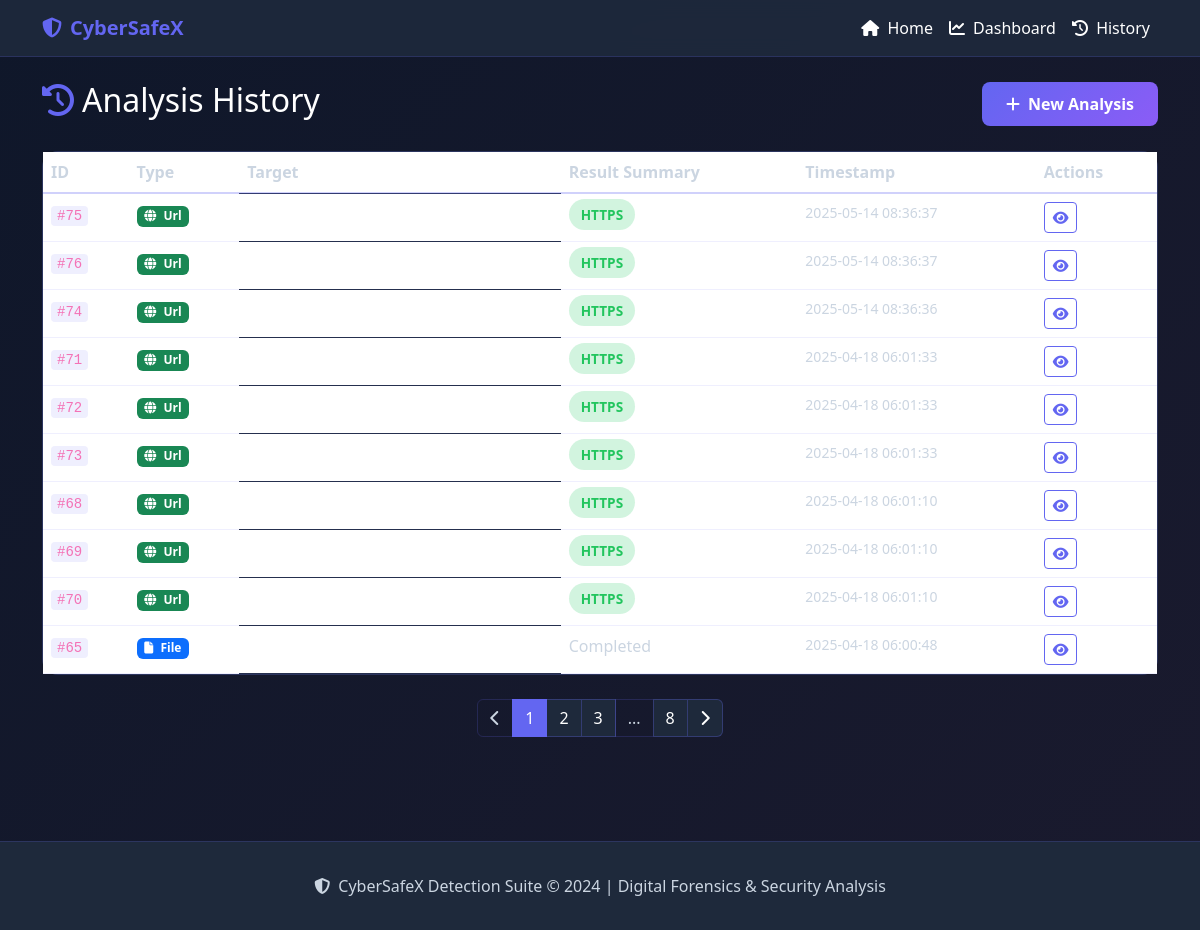
Before: /history with the older database file.
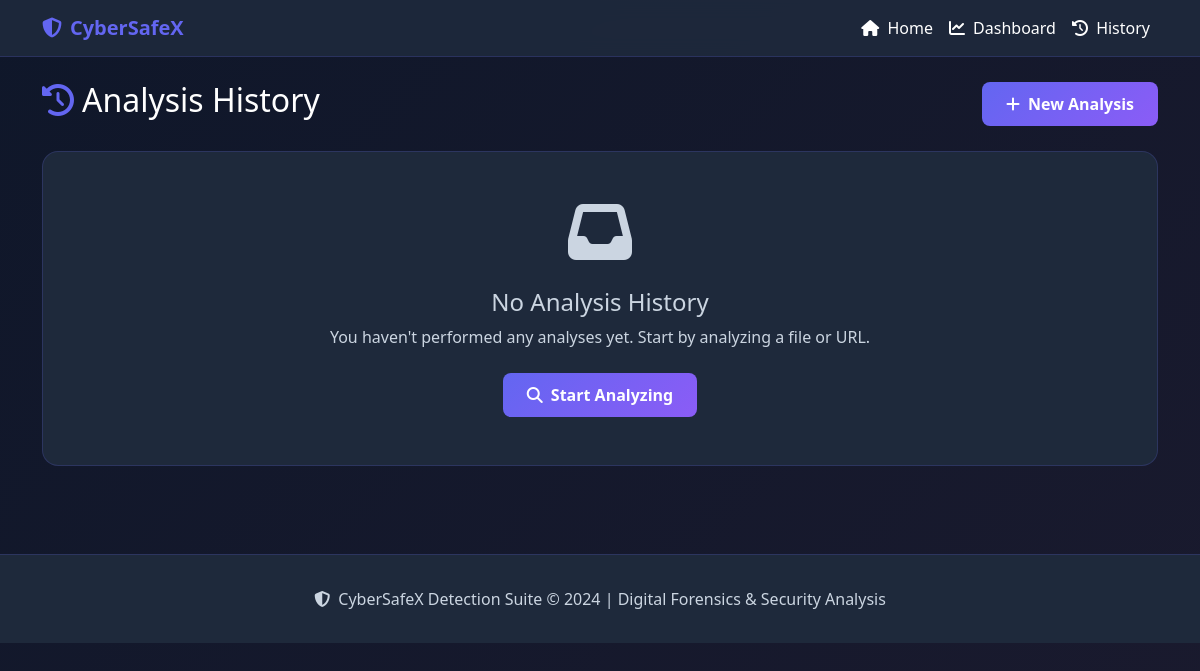
After: the same page with the newer database file.
### tables this page shows
CREATE TABLE analysis_history (
                id INTEGER PRIMARY KEY AUTOINCREMENT,
                type TEXT NOT NULL,
                target TEXT NOT NULL,
                result TEXT NOT NULL,
                timestamp DATETIME DEFAULT CURRENT_TIMESTAMP
            );

### app.py (the view)
@app.route('/history')
def history():
    page = request.args.get('page', 1, type=int)
    per_page = 10
    with sqlite3.connect('forensics.db') as conn:
        c = conn.cursor()
        c.execute('SELECT COUNT(*) FROM analysis_history')
        total = c.fetchone()[0]
        offset = (page - 1) * per_page
        c.execute('''
            SELECT id, type, target, result, timestamp
            FROM analysis_history
            ORDER BY timestamp DESC
            LIMIT ? OFFSET ?
        ''', (per_page, offset))
        analyses = [{
            'id': row[0],
            'type': row[1],
            'target': row[2],
            'result': json.loads(row[3]),
            'timestamp': row[4]
        } for row in c.fetchall()]
    total_pages = (total + per_page - 1) // per_page
    return render_template('history.html',
                         analyses=analyses,
                         page=page,
                         total_pages=total_pages)

### templates/history.html (shortened to what this page needs)
{% extends "base.html" %}
{% block content %}
<div class="d-flex justify-content-between align-items-center mb-4">
    <h2><i class="fas fa-history me-2 text-primary"></i>Analysis History</h2>
    <a href="/" class="btn btn-primary">
        <i class="fas fa-plus me-2"></i>New Analysis
    </a>
</div>
{% if analyses %}
<div class="card">
    <div class="card-body p-0">
        <div class="table-responsive">
            <table class="table table-hover mb-0">
                <thead>
                    <tr>
                        <th>ID</th>
                        <th>Type</th>
                        <th>Target</th>
                        <th>Result Summary</th>
                        <th>Timestamp</th>
                        <th>Actions</th>
                    </tr>
                </thead>
                <tbody>
                    {% for analysis in analyses %}
                    <tr>
                        <td><code>#{{ analysis.id }}</code></td>
                        <td>
                            <span class="badge bg-{{ 'primary' if analysis.type == 'file' else 'success' }}">
                                <i class="fas fa-{{ 'file' if analysis.type == 'file' else 'globe' }} me-1"></i>
                                {{ analysis.type|capitalize }}
                            </span>
                        </td>
                        <td class="text-truncate" style="max-width: 200px;" title="{{ analysis.target }}">
                        </td>
                        <td>
                            {% if analysis.result %}
                                {% if analysis.result.security %}
                                    {% set risk = analysis.result.security.risk_level or 'unknown' %}
                                    <span class="status-badge status-{{ 'clean' if risk == 'low' else ('warning' if risk == 'medium' else 'suspicious') }}">
                                        {{ risk|upper }}
                                    </span>
                                {% elif analysis.result.security_info %}
                                    {% set https = analysis.result.security_info.https %}
                                    <span class="status-badge status-{{ 'clean' if https else 'warning' }}">
                                        {{ 'HTTPS' if https else 'HTTP' }}
                                    </span>
                                {% else %}
                                    <span class="text-muted">Completed</span>
                                {% endif %}
                            {% else %}
                                <span class="text-muted">N/A</span>
                            {% endif %}
                        </td>
                        <td class="text-muted small">{{ analysis.timestamp }}</td>
                        <td>
                            <button class="btn btn-sm btn-outline-primary" onclick="viewDetails({{ analysis.id }}, {{ analysis.result | tojson | e }})">
                                <i class="fas fa-eye"></i>
                            </button>
                        </td>
                    </tr>
                    {% endfor %}
                </tbody>
            </table>
        </div>
    </div>
</div>
{% if total_pages > 1 %}
<nav class="mt-4">
    <ul class="pagination justify-content-center">
        <li class="page-item {{ 'disabled' if page == 1 else '' }}">
            <a class="page-link" href="?page={{ page - 1 }}">
                <i class="fas fa-chevron-left"></i>
            </a>
        </li>
        {% for p in range(1, total_pages + 1) %}
            {% if p == page %}
                <li class="page-item active"><span class="page-link">{{ p }}</span></li>
            {% elif p == 1 or p == total_pages or (p >= page - 2 and p <= page + 2) %}
                <li class="page-item"><a class="page-link" href="?page={{ p }}">{{ p }}</a></li>
            {% elif p == page - 3 or p == page + 3 %}
                <li class="page-item disabled"><span class="page-link">...</span></li>
            {% endif %}
        {% endfor %}
        <li class="page-item {{ 'disabled' if page == total_pages else '' }}">
            <a class="page-link" href="?page={{ page + 1 }}">
                <i class="fas fa-chevron-right"></i>
            </a>
        </li>
    </ul>
</nav>
{% endif %}
{% else %}
<div class="card">
    <div class="card-body text-center py-5">
        <i class="fas fa-inbox fa-4x text-muted mb-4"></i>
        <h4 class="text-muted">No Analysis History</h4>
        <p class="text-muted mb-4">You haven't performed any analyses yet. Start by analyzing a file or URL.</p>
        <a href="/" class="btn btn-primary">
            <i class="fas fa-search me-2"></i>Start Analyzing
        </a>
    </div>
</div>
{% endif %}
{% endblock %}

### templates/base.html (shortened to what this page needs)
<!DOCTYPE html>
<html lang="en">
<head>
    <link href="https://cdn.jsdelivr.net/npm/bootstrap@5.3.2/dist/css/bootstrap.min.css" rel="stylesheet">
    <link rel="stylesheet" href="https://cdnjs.cloudflare.com/ajax/libs/font-awesome/6.4.2/css/all.min.css">
</head>
<body>
    <nav class="navbar navbar-expand-lg navbar-dark sticky-top">
        <div class="container">
            <a class="navbar-brand" href="/">
                <i class="fas fa-shield-alt me-2"></i>CyberSafeX
            </a>
            <div class="collapse navbar-collapse" id="navbarNav">
                <ul class="navbar-nav ms-auto">
                    <li class="nav-item">
                        <a class="nav-link" href="/"><i class="fas fa-home me-1"></i> Home</a>
                    </li>
                    <li class="nav-item">
                        <a class="nav-link" href="/dashboard"><i class="fas fa-chart-line me-1"></i> Dashboard</a>
                    </li>
                    <li class="nav-item">
                        <a class="nav-link" href="/history"><i class="fas fa-history me-1"></i> History</a>
                    </li>
                </ul>
            </div>
        </div>
    </nav>
    <main class="container py-4">
        {% block content %}{% endblock %}
    </main>
    <footer>
        <div class="container text-center">
            <p class="text-muted mb-0">
                <i class="fas fa-shield-alt me-1"></i> CyberSafeX Detection Suite &copy; 2024 | Digital Forensics & Security Analysis
            </p>
        </div>
    </footer>
</body>
</html>

### templates/base.html (style rules this page uses)
:root { --primary-color: #6366f1; --secondary-color: #1e293b; --accent-color: #22c55e; --danger-color: #ef4444; --warning-color: #f59e0b; --bg-dark: #0f172a; --bg-card: #1e293b; --text-light: #ffffff; --text-muted: #cbd5e1; }
body { background: linear-gradient(135deg, var(--bg-dark) 0%, #1a1a2e 100%); color: var(--text-light); min-height: 100vh; font-family: 'Segoe UI', Tahoma, Geneva, Verdana, sans-serif; }
p, span, div, li, td, th, label, h1, h2, h3, h4, h5, h6 { color: var(--text-light); }
.text-muted { color: var(--text-muted) !important; }
.navbar { background: rgba(30, 41, 59, 0.95) !important; backdrop-filter: blur(10px); border-bottom: 1px solid rgba(99, 102, 241, 0.2); }
.navbar-brand { font-weight: 700; color: var(--primary-color) !important; }
.nav-link { color: var(--text-light) !important; transition: color 0.3s; }
.card { background: var(--bg-card); border: 1px solid rgba(99, 102, 241, 0.2); border-radius: 16px; transition: transform 0.3s, box-shadow 0.3s; }
.card-body { color: var(--text-light); }
.btn-primary { background: linear-gradient(135deg, var(--primary-color), #8b5cf6); border: none; border-radius: 8px; padding: 10px 24px; font-weight: 600; transition: all 0.3s; color: #ffffff; }
footer { background: var(--bg-card); border-top: 1px solid rgba(99, 102, 241, 0.2); padding: 2rem 0; margin-top: 4rem; }
footer p { color: var(--text-muted); }
a { color: var(--primary-color); }
.text-primary { color: var(--primary-color) !important; }

Changed rows visible on the page:
removed analysis_history: id "75", type "Url", value "HTTPS", timestamp "2025-05-14 08:36:37"
removed analysis_history: id "76", type "Url", value "HTTPS", timestamp "2025-05-14 08:36:37"
removed analysis_history: id "74", type "Url", value "HTTPS", timestamp "2025-05-14 08:36:36"
removed analysis_history: id "71", type "Url", value "HTTPS", timestamp "2025-04-18 06:01:33"
removed analysis_history: id "72", type "Url", value "HTTPS", timestamp "2025-04-18 06:01:33"
removed analysis_history: id "73", type "Url", value "HTTPS", timestamp "2025-04-18 06:01:33"
removed analysis_history: id "68", type "Url", value "HTTPS", timestamp "2025-04-18 06:01:10"
removed analysis_history: id "69", type "Url", value "HTTPS", timestamp "2025-04-18 06:01:10"
removed analysis_history: id "70", type "Url", value "HTTPS", timestamp "2025-04-18 06:01:10"
removed analysis_history: id "65", type "File", shows "Completed", timestamp "2025-04-18 06:00:48"
Other visible differences:
text no longer shown: "ID Type Target Result Summary Timestamp Actions"
text now shown: "No Analysis History You haven't performed any analyses yet. Start by analyzing a file or URL. Start Analyzing"
list line gone: "1"
list line gone: "2"
list line gone: "3"
list line gone: "8"
